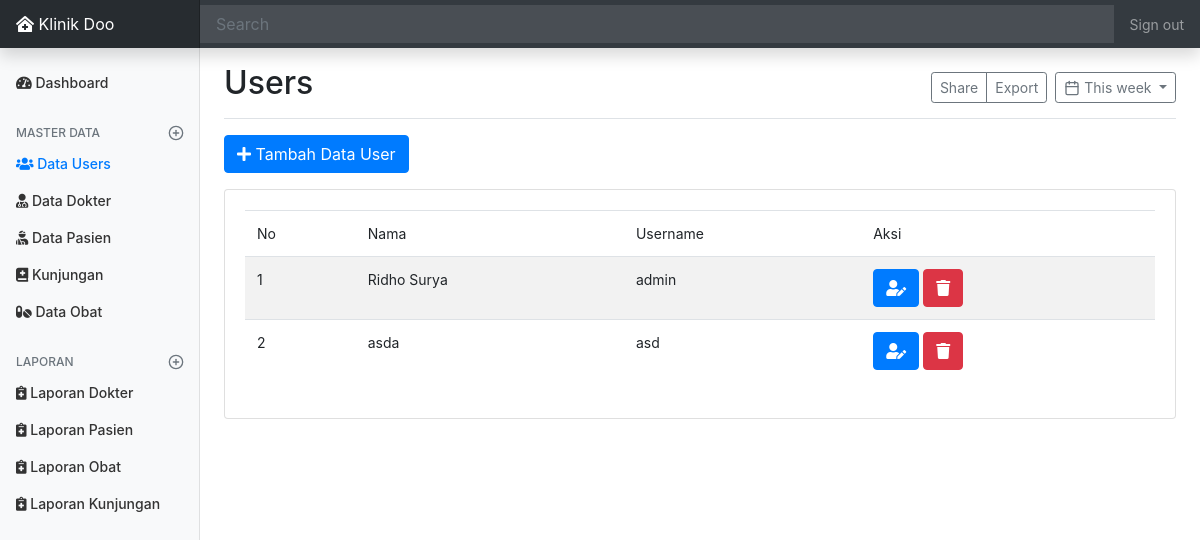
Page /index.php/admin/users on the committed database.
### tables this page shows
CREATE TABLE `users` (
  `id_user` int(11) NOT NULL,
  `username` varchar(20) NOT NULL,
  `password` varchar(256) NOT NULL,
  `nama_lengkap` varchar(50) NOT NULL
);

### application/controllers/admin/Users.php (called while the page is built, shortened)
<?php
class Users extends CI_Controller {
	public function __construct()
	{
		$this->load->model('Users_m');
		$this->load->library('form_validation');
	}
	public function index()
	{
		$data['title'] = 'Users';
		$data['users'] = $this->Users_m->get('users')->result_array();
		$this->form_validation->set_rules('nama', 'Nama Lengkap', 'required|trim');
		$this->form_validation->set_rules('username', 'Username', 'required|trim');
		$this->form_validation->set_rules('password', 'Password', 'required|trim');
		if($this->form_validation->run() == FALSE) {
			$this->load->view('layout/header', $data);
			$this->load->view('layout/sidebar');
			$this->load->view('admin/users/index');
			$this->load->view('layout/footer');
		}
	}
}

### index.php (called while the page is built, shortened)
<?php
require_once BASEPATH.'core/CodeIgniter.php';

### application/models/Users_m.php (called while the page is built, shortened)
<?php
class Users_m extends CI_Model {
	public function get($table)
	{
		return $this->db->get($table);
	}
}

### application/views/admin/users/index.php (the view, shortened to what this page needs)
<main role="main" class="col-md-9 ml-sm-auto col-lg-10 px-md-4">
  <div class="d-flex justify-content-between flex-wrap flex-md-nowrap align-items-center pt-3 pb-2 mb-3 border-bottom">
    <h1 class="h2"><?= $title; ?></h1>
    <div class="btn-toolbar mb-2 mb-md-0">
      <div class="btn-group mr-2">
        <button type="button" class="btn btn-sm btn-outline-secondary">Share</button>
        <button type="button" class="btn btn-sm btn-outline-secondary">Export</button>
      </div>
      <button type="button" class="btn btn-sm btn-outline-secondary dropdown-toggle">
        <span data-feather="calendar"></span>
        This week
      </button>
    </div>
  </div>
  <div class="row mb-2">
    <div class="col-md-6">
      <button type="button" class="btn btn-primary mb-2 tombolTambahUser" data-toggle="modal" data-target="#formModalUser">
        <i class="fas fa-plus"></i> Tambah Data User
      </button>
    </div>
  </div>
  <div class="card">
    <div class="card-body">
      <div class="row">
        <div class="col-md">
          <div class="table-responsive">
            <table class="table table-striped">
              <thead>
                <tr>
                  <td>No</td>
                  <td>Nama</td>
                  <td>Username</td>
                  <td>Aksi</td>
                </tr>
              </thead>
              <tbody>
                <?php $no = 1; foreach($users as $u) : ?>
                  <tr>
                    <td><?= $no++; ?></td>
                    <td><?= $u['nama_lengkap']; ?></td>
                    <td><?= $u['username']; ?></td>
                    <td>
                      <button type="button" class="btn btn-primary tombolUbahUser" data-toggle="modal" data-id="<?= $u['id_user']; ?>" data-target="#formModalUser">
                        <i class="fas fa-user-edit"></i>
                      </button>
                      <a href="<?= base_url('admin/users/hapus/') . $u['id_user']; ?>" class="btn btn-danger" onclick="return confirm('Yakin Hapus ?')"><i class="fas fa-trash"></i></a>
                    </td>
                  </tr>
                <?php endforeach; ?>
              </tbody>
            </table>
          </div>
        </div>
      </div>
    </div>
  </div>
</main>

### assets/css/dashboard.css (style rules this page uses)
body { font-size: .875rem; }
.feather { width: 16px; height: 16px; vertical-align: text-bottom; }

### rows in the picture
users: nama_lengkap "Ridho Surya", username "admin"
users: nama_lengkap "asda", username "asd"

### other values in the picture
$title "Users"
